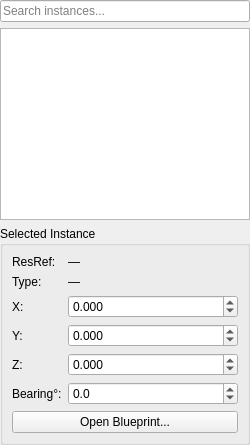
       <widget class="QWidget" name="instancePanel">
        <property name="maximumSize">
         <size>
          <width>250</width>
          <height>16777215</height>
         </size>
        </property>
        <layout class="QVBoxLayout" name="instancePanelLayout">
         <property name="leftMargin">
          <number>0</number>
         </property>
         <property name="topMargin">
          <number>0</number>
         </property>
         <property name="rightMargin">
          <number>0</number>
         </property>
         <property name="bottomMargin">
          <number>0</number>
         </property>
         <item>
          <widget class="QLineEdit" name="instanceSearchEdit">
           <property name="placeholderText">
            <string>Search instances...</string>
           </property>
           <property name="clearButtonEnabled">
            <bool>true</bool>
           </property>
          </widget>
         </item>
         <item>
          <widget class="QTreeWidget" name="instanceTree">
           <property name="contextMenuPolicy">
            <enum>Qt::CustomContextMenu</enum>
           </property>
           <property name="selectionMode">
            <enum>QAbstractItemView::ExtendedSelection</enum>
           </property>
           <property name="headerHidden">
            <bool>true</bool>
           </property>
           <column>
            <property name="text">
             <string notr="true">1</string>
            </property>
           </column>
          </widget>
         </item>
         <item>
          <widget class="QGroupBox" name="propertiesGroup">
           <property name="title">
            <string>Selected Instance</string>
           </property>
           <layout class="QFormLayout" name="propertiesLayout">
            <item row="0" column="0">
             <widget class="QLabel" name="propResRefLabel">
              <property name="text"><string>ResRef:</string></property>
             </widget>
            </item>
            <item row="0" column="1">
             <widget class="QLabel" name="propResRefValue">
              <property name="text"><string>—</string></property>
             </widget>
            </item>
            <item row="1" column="0">
             <widget class="QLabel" name="propTypeLabel">
              <property name="text"><string>Type:</string></property>
             </widget>
            </item>
            <item row="1" column="1">
             <widget class="QLabel" name="propTypeValue">
              <property name="text"><string>—</string></property>
             </widget>
            </item>
            <item row="2" column="0">
             <widget class="QLabel">
              <property name="text"><string>X:</string></property>
             </widget>
            </item>
            <item row="2" column="1">
             <widget class="QDoubleSpinBox" name="propXSpin">
              <property name="minimum"><double>-9999.000000000000000</double></property>
              <property name="maximum"><double>9999.000000000000000</double></property>
              <property name="singleStep"><double>0.100000000000000</double></property>
              <property name="decimals"><number>3</number></property>
             </widget>
            </item>
            <item row="3" column="0">
             <widget class="QLabel">
              <property name="text"><string>Y:</string></property>
             </widget>
            </item>
            <item row="3" column="1">
             <widget class="QDoubleSpinBox" name="propYSpin">
              <property name="minimum"><double>-9999.000000000000000</double></property>
              <property name="maximum"><double>9999.000000000000000</double></property>
              <property name="singleStep"><double>0.100000000000000</double></property>
              <property name="decimals"><number>3</number></property>
             </widget>
            </item>
            <item row="4" column="0">
             <widget class="QLabel">
              <property name="text"><string>Z:</string></property>
             </widget>
            </item>
            <item row="4" column="1">
             <widget class="QDoubleSpinBox" name="propZSpin">
              <property name="minimum"><double>-9999.000000000000000</double></property>
              <property name="maximum"><double>9999.000000000000000</double></property>
              <property name="singleStep"><double>0.100000000000000</double></property>
              <property name="decimals"><number>3</number></property>
             </widget>
            </item>
            <item row="5" column="0">
             <widget class="QLabel">
              <property name="text"><string>Bearing°:</string></property>
             </widget>
            </item>
            <item row="5" column="1">
             <widget class="QDoubleSpinBox" name="propBearingSpin">
              <property name="minimum"><double>-360.000000000000000</double></property>
              <property name="maximum"><double>360.000000000000000</double></property>
              <property name="singleStep"><double>1.000000000000000</double></property>
              <property name="decimals"><number>1</number></property>
             </widget>
            </item>
            <item row="6" column="0" colspan="2">
             <widget class="QPushButton" name="propOpenBlueprintBtn">
              <property name="text"><string>Open Blueprint...</string></property>
             </widget>
            </item>
           </layout>
          </widget>
         </item>
        </layout>
       </widget>
